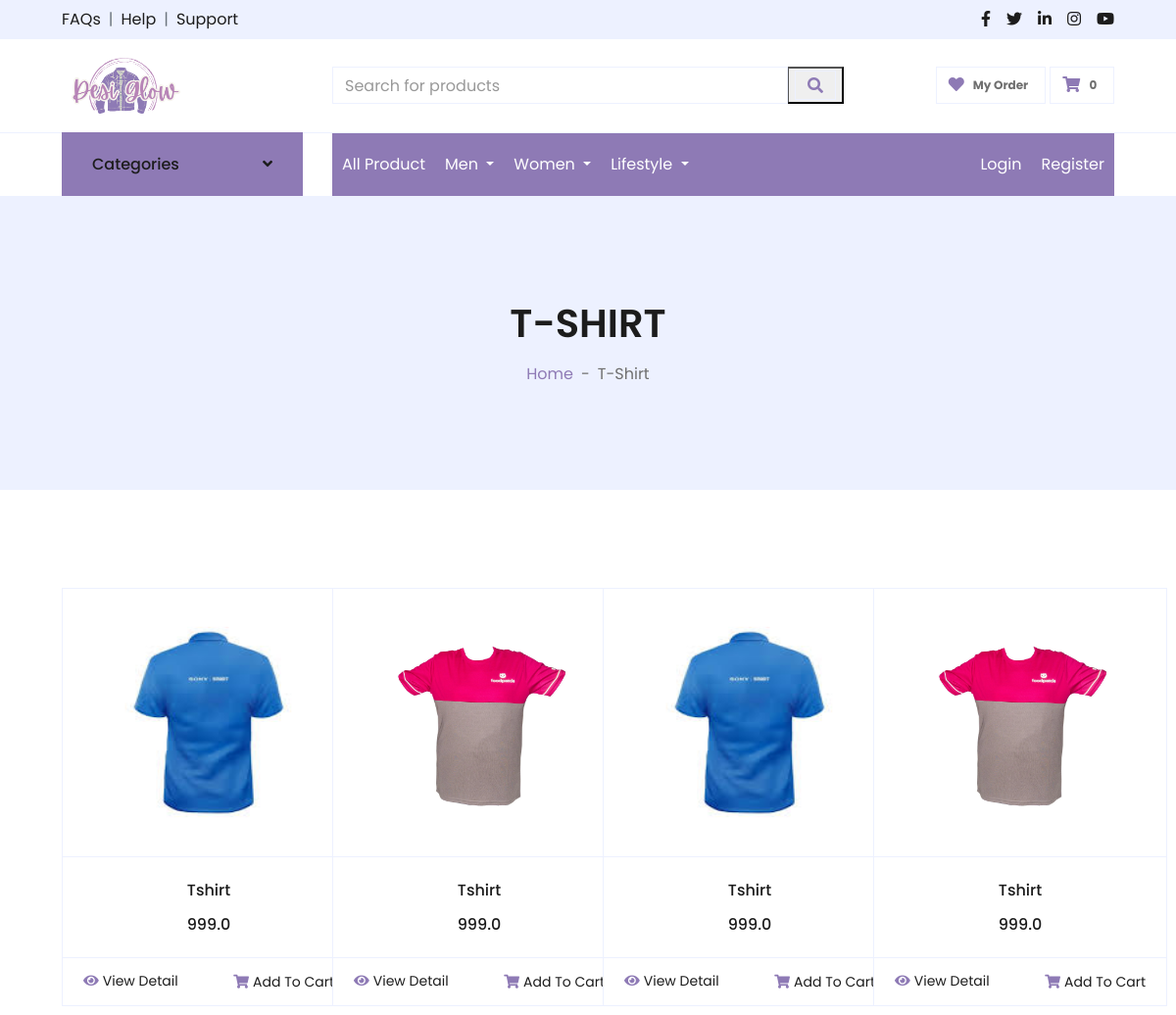
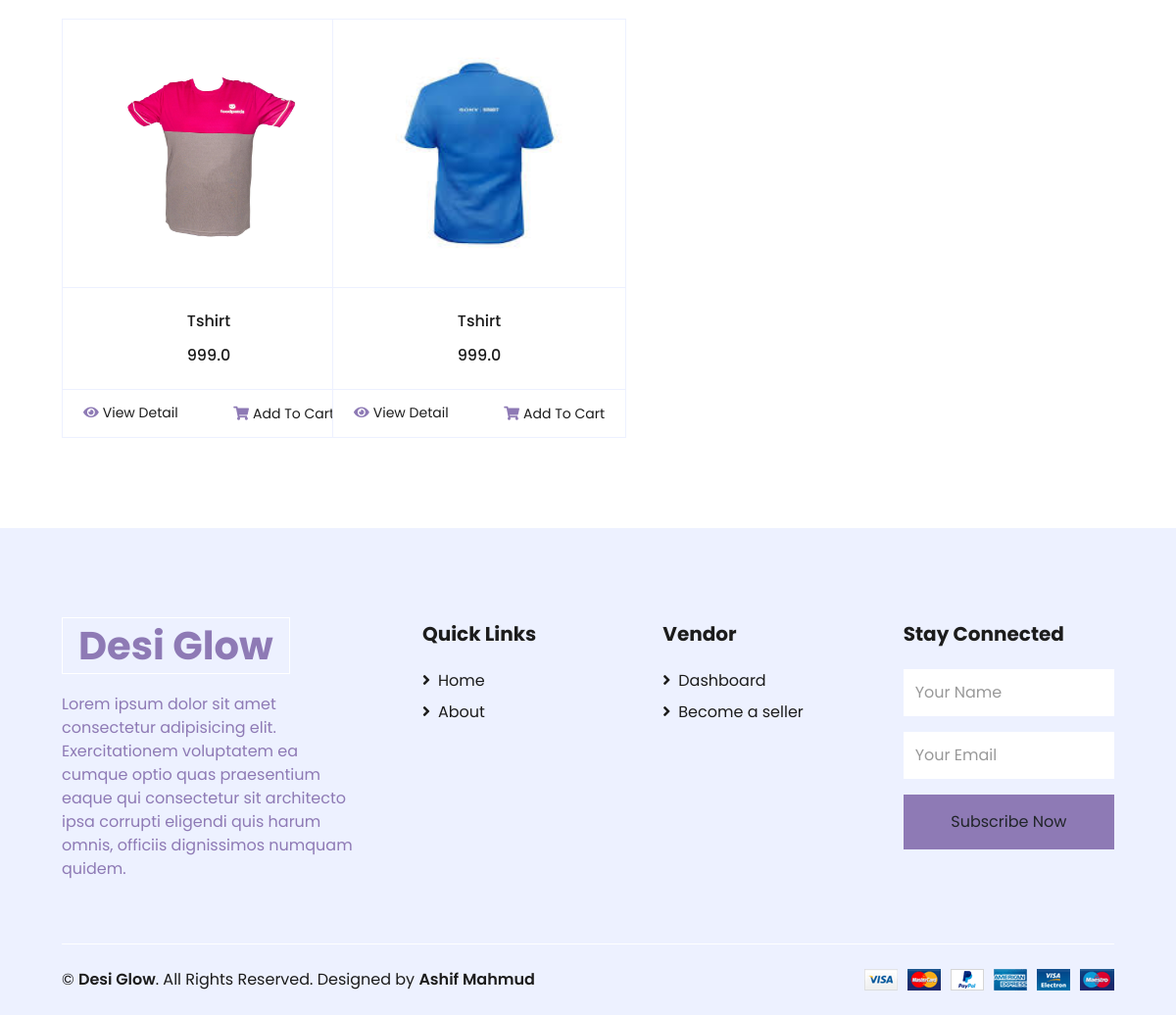
The app's page /tshirt with its own data (2 pictures, top to bottom).
### home/models.py (models this page shows, shortened)
class Product(models.Model):
    username = models.CharField(max_length=99, blank=True, null=True)
    product_name = models.CharField(max_length=99, blank=True, null=True)
    product_price = models.FloatField(blank=True, null=True)
    PRODUCT_CATEGORIES = [
        ('T-Shirt', 'T-Shirt'),
        ('Shirt', 'Shirt'),
        ('Winter Jacket', 'Winter Jacket'),
        ('Jeans', 'Jeans'),
        ('Panjabi', 'Panjabi'),
        ('Pajama', 'Pajama'),
        ('Polo', 'Polo'),
        ('Tops & T-Shirt', 'Tops & T-Shirt'),
        ('Kamiz/Kurti', 'Kamiz/Kurti'),
        ('Wallet', 'Wallet'),
        ('Bag', 'Bag'),
        ('Cap', 'Cap'),
        ('Sunglasses', 'Sunglasses'),
    ]
    product_category = models.CharField(
        max_length=99,
        choices=PRODUCT_CATEGORIES,
        blank=True,
        null=True,
    )
    product_description = models.TextField(blank=True, null=True)
    additional_information = models.TextField(blank=True, null=True)
    date = models.DateTimeField(auto_now_add=True, blank=True, null=True)
    photo = models.ImageField(upload_to='product_photo/', blank=True, null=True)
    extra_photo1 = models.ImageField(upload_to='product_photo/', blank=True, null=True)
    extra_photo2 = models.ImageField(upload_to='product_photo/', blank=True, null=True)
    extra_photo3 = models.ImageField(upload_to='product_photo/', blank=True, null=True)
    extra_photo4 = models.ImageField(upload_to='product_photo/', blank=True, null=True)

### home/views.py (the view)
# urls.py: path('tshirt', tshirt, name='tshirt'),
def tshirt(request):
    tshirt = Product.objects.filter(
        product_category='T-Shirt')
    return render(request, "tshirt.html", {'tshirt': tshirt})

### home/context_processors.py (called while the page is built)
def custom_context(request):
    if request.user.is_authenticated:
        product_count = Cart.objects.filter(username=request.user).count()
    else:
        product_count = 0  # Set a default value if the user is not authenticated
    return {'product_count': product_count}

### templates/tshirt.html (shortened to what this page needs)
{% extends "main.html" %}
{% load static %}
{% block content %}
<div class="container-fluid">
    <div class="row border-top px-xl-5">
        <div class="col-lg-3 d-none d-lg-block">
            <a class="btn shadow-none d-flex align-items-center justify-content-between bg-primary text-white w-100"
                data-toggle="collapse" href="#navbar-vertical" style="height: 65px; margin-top: -1px; padding: 0 30px;">
                <h6 class="m-0">Categories</h6>
                <i class="fa fa-angle-down text-dark"></i>
            </a>
        </div>
        <div class="col-lg-9">
            <nav class="navbar navbar-expand-lg bg-light navbar-light py-3 py-lg-0 px-0">
                {% include "navbar.html" %}
            </nav>
        </div>
    </div>
</div>
<div class="container-fluid bg-secondary mb-5">
    <div class="d-flex flex-column align-items-center justify-content-center" style="min-height: 300px">
        <h1 class="font-weight-semi-bold text-uppercase mb-3">T-Shirt</h1>
        <div class="d-inline-flex">
            <p class="m-0"><a href="">Home</a></p>
            <p class="m-0 px-2">-</p>
            <p class="m-0">T-Shirt</p>
        </div>
    </div>
</div>
<div class="container-fluid pt-5">
    <div class="row px-xl-5">
        <div class="col-lg-12 col-md-12">
            <div class="row pb-3">
                <div class="col-12 pb-1">
                </div>
                {% for product in tshirt %}
                <div class="col-lg-3 col-md-6 col-sm-12 pb-1">
                    <div class="card product-item border-0 mb-4">
                        <div
                            class="card-header product-img position-relative overflow-hidden bg-transparent border p-0">
                            {% if product.photo %}
                            <img class="img-fluid w-100 product-imgimg" src="{{ product.photo.url }}" alt="">
                            {% endif %}
                        </div>
                        <div class="card-body border-left border-right text-center p-0 pt-4 pb-3">
                            <h6 class="text-truncate mb-3">{{ product.product_name }}</h6>
                            <div class="d-flex justify-content-center">
                                <h6>{{ product.product_price }}</h6>
                            </div>
                        </div>
                        <div class="card-footer d-flex justify-content-between bg-light border">
                            <a href="{% url 'detail' product.pk %}" class="btn btn-sm text-dark p-0"><i
                                    class="fas fa-eye text-primary mr-1"></i>View Detail</a>
                            <form action="{% url 'cart_form' %}" method="POST">
                                <button class="btn btn-sm text-dark p-0" type="submit"><i
                                        class="fas fa-shopping-cart text-primary mr-1"></i>Add To Cart</button>
                            </form>
                        </div>
                    </div>
                </div>
                {% endfor %}
            </div>
        </div>
    </div>
</div>
{% endblock content %}

### templates/main.html (shortened to what this page needs)
{% load static %}
<!DOCTYPE html>
<html lang="en">
<head>
    <link href="https://cdnjs.cloudflare.com/ajax/libs/font-awesome/5.10.0/css/all.min.css" rel="stylesheet">
    <link href="{% static 'lib/owlcarousel/assets/owl.carousel.min.css' %}" rel="stylesheet">
    <link href="{% static 'css/style.css' %}" rel="stylesheet">
</head>
<body>
    <div class="container-fluid">
        <div class="row bg-secondary py-2 px-xl-5">
            <div class="col-lg-6 d-none d-lg-block">
                <div class="d-inline-flex align-items-center">
                    <a class="text-dark" href="">FAQs</a>
                    <span class="text-muted px-2">|</span>
                    <a class="text-dark" href="">Help</a>
                    <span class="text-muted px-2">|</span>
                    <a class="text-dark" href="">Support</a>
                </div>
            </div>
            <div class="col-lg-6 text-center text-lg-right">
                <div class="d-inline-flex align-items-center">
                    <a class="text-dark px-2" href="">
                        <i class="fab fa-facebook-f"></i>
                    </a>
                    <a class="text-dark px-2" href="">
                        <i class="fab fa-twitter"></i>
                    </a>
                    <a class="text-dark px-2" href="">
                        <i class="fab fa-linkedin-in"></i>
                    </a>
                    <a class="text-dark px-2" href="">
                        <i class="fab fa-instagram"></i>
                    </a>
                    <a class="text-dark pl-2" href="">
                        <i class="fab fa-youtube"></i>
                    </a>
                </div>
            </div>
        </div>
        <div class="row align-items-center py-3 px-xl-5">
            <div class="col-lg-3 d-none d-lg-block">
                <a href="{% url 'home' %}" class="text-decoration-none">
                    <h1 class="m-0 display-5 font-weight-semi-bold">
                        <img src = "{% static 'img/logo.png' %}" width = "129px" height = "auto" >
                    </h1>
                </a>
            </div>
            <div class="col-lg-6 col-6 text-left">
                <form action="{% url 'search' %}" method = "GET">
                    <div class="input-group">
                        <input name = "search" type="text" class="form-control" placeholder="Search for products">
                        <div class="input-group-append">
                            <button type = "submit">
                                <span class="input-group-text bg-transparent text-primary">
                                    <i class="fa fa-search"></i>
                                </span>
                            </button>
                        </div>
                    </div>
                </form>
            </div>
            <div class="col-lg-3 col-6 text-right">
                <a href="{% url "order" %}" class="btn border my-or-order">
                    <i class="fas fa-heart text-primary"></i>
                    <span class="badge">My Order</span>
                </a>
                <a href="{% url "cart" %}" class="btn border">
                    <i class="fas fa-shopping-cart text-primary"></i>
                    <span class="badge">
                        {{ product_count }}
                    </span>
                </a>
            </div>
        </div>
    </div>
    {% block content %}
    {% endblock content %}
    <div class="container-fluid bg-secondary text-dark mt-5 pt-5">
        <div class="row px-xl-5 pt-5">
            <div class="col-lg-4 col-md-12 mb-5 pr-3 pr-xl-5">
                <a href="" class="text-decoration-none">
                    <h1 class="mb-4 display-5 font-weight-semi-bold"><span class="text-primary font-weight-bold border border-white px-3 mr-1">Desi Glow</span></h1>
                <p>Lorem ipsum dolor sit amet consectetur adipisicing elit. Exercitationem voluptatem ea cumque optio quas praesentium eaque qui consectetur sit architecto ipsa corrupti eligendi quis harum omnis, officiis dignissimos numquam quidem.</p>
                </a>
            </div>
            <div class="col-lg-8 col-md-12">
                <div class="row">
                    <div class="col-md-4 mb-5">
                        <h5 class="font-weight-bold text-dark mb-4">Quick Links</h5>
                        <div class="d-flex flex-column justify-content-start">
                            <a class="text-dark mb-2" href="{% url "home" %}"><i class="fa fa-angle-right mr-2"></i>Home</a>
                            <a class="text-dark mb-2" href="{% url "contact" %}"><i class="fa fa-angle-right mr-2"></i>About</a>
                        </div>
                    </div>
                    <div class="col-md-4 mb-5">
                        <h5 class="font-weight-bold text-dark mb-4">Vendor</h5>
                        <div class="d-flex flex-column justify-content-start">
                            <a class="text-dark mb-2" href="{% url "seller" %}"><i class="fa fa-angle-right mr-2"></i>Dashboard</a>
                            <a class="text-dark mb-2" href="{% url "became_a_seller" %}"><i class="fa fa-angle-right mr-2"></i>Become a seller</a>
                        </div>
                    </div>
                    <div class="col-md-4 mb-5">
                        <h5 class="font-weight-bold text-dark mb-4">Stay Connected</h5>
                        <form action="">
                            <div class="form-group">
                                <input type="text" class="form-control border-0 py-4" placeholder="Your Name" required="required" />
                            </div>
                            <div class="form-group">
                                <input type="email" class="form-control border-0 py-4" placeholder="Your Email"
                                    required="required" />
                            </div>
                            <div>
                                <button class="btn btn-primary btn-block border-0 py-3" type="submit">Subscribe Now</button>
                            </div>
                        </form>
                    </div>
                </div>
            </div>
        </div>
        <div class="row border-top border-light mx-xl-5 py-4">
            <div class="col-md-6 px-xl-0">
                <p class="mb-md-0 text-center text-md-left text-dark">
                    &copy; <a class="text-dark font-weight-semi-bold" href="#">Desi Glow</a>. All Rights Reserved. Designed
                    by
                    <a class="text-dark font-weight-semi-bold" href="">Ashif Mahmud</a>
                </p>
            </div>
            <div class="col-md-6 px-xl-0 text-center text-md-right">
                <img style="width: auto; height: auto;" class="img-flui" src="{% static "img/payments.png" %}" alt="">
            </div>
        </div>
    </div>
</body>
</html>

### templates/category.html (shortened to what this page needs)
{% load static %}

### templates/navbar.html (shortened to what this page needs)
<div class="collapse navbar-collapse justify-content-between akash-navbar" id="navbarCollapse">
    <div class="navbar-nav mr-auto py-0">
        <a style="color: white;" href="{% url 'home' %}" class="nav-item nav-link">All Product</a>
        <div class="nav-item dropdown">
            <a class="nav-link dropdown-toggle" href="#" id="navbarDropdownMenuLink" role="button"
                data-toggle="dropdown" aria-haspopup="true" aria-expanded="false" style="color: white;">
                Men
            </a>
        </div>
        <div class="nav-item dropdown">
            <a class="nav-link dropdown-toggle" href="#" id="navbarDropdownMenuLink" role="button"
                data-toggle="dropdown" aria-haspopup="true" aria-expanded="false" style="color: white;">
                Women
            </a>
        </div>
        <div class="nav-item dropdown">
            <a class="nav-link dropdown-toggle" href="#" id="navbarDropdownMenuLink" role="button"
                data-toggle="dropdown" aria-haspopup="true" aria-expanded="false" style="color: white;">
                Lifestyle
            </a>
        </div>
    </div>
    <div class="navbar-nav ml-auto py-0">
        {% if user.is_authenticated %}
        <div class="nav-item dropdown">
            <a class="nav-link dropdown-toggle" href="#" id="navbarDropdownMenuLink" role="button"
                data-toggle="dropdown" aria-haspopup="true" aria-expanded="false" style="color: white;">
                My Account <strong>{{ user.get_full_name }}</strong>
            </a>
            <div class="dropdown-menu" aria-labelledby="navbarDropdownMenuLink">
                <a class="dropdown-item" href="{% url 'profile' %}">Account</a>
                <a class="dropdown-item" href="{% url 'signout' %}">Signout</a>
            </div>
        </div>
        {% else %}
        <a style="color: white;" href="{% url 'signin' %}" class="nav-item nav-link">Login</a>
        <a style="color: white;" href="{% url 'signup' %}" class="nav-item nav-link">Register</a>
        {% endif %}
    </div>
</div>

### templates/tshirt.html (style rules this page uses)
.product-imgimg { height: 273px; width: 300px !important; box-shadow: 1px 1px 1px black; }
.card { width: 300px !important; }

### templates/navbar.html (style rules this page uses)
.akash-navbar { background-color: #8E7AB5; }

### records on screen
Product: photo (picture), product_name "Tshirt", product_price "999.0"
Product: photo (picture), product_name "Tshirt", product_price "999.0"
Product: photo (picture), product_name "Tshirt", product_price "999.0"
Product: photo (picture), product_name "Tshirt", product_price "999.0"
Product: photo (picture), product_name "Tshirt", product_price "999.0"
Product: photo (picture), product_name "Tshirt", product_price "999.0"

### other values on screen
{{ product_count }} "0"
